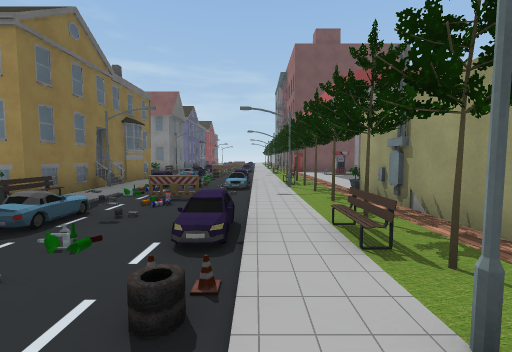
View 1 (above)

19 first-person views from a walk through a Unity game level. The camera is 1.4 m above the floor, tilts 4° down and sees 90° across. The floor is counted in squares, 2 m on a side. Each view is taken from the middle of a square. On the plan, view 1 faces up. The plan holds only what a view shows up to about 9 squares ahead; the rest is blank. The place goes on beyond the plan. The player character is not drawn. Some surface patterns are stand-ins.

View 2
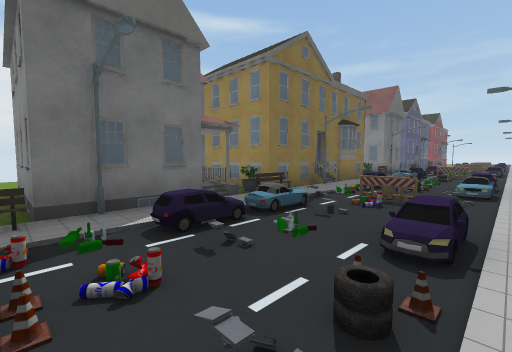

View 3
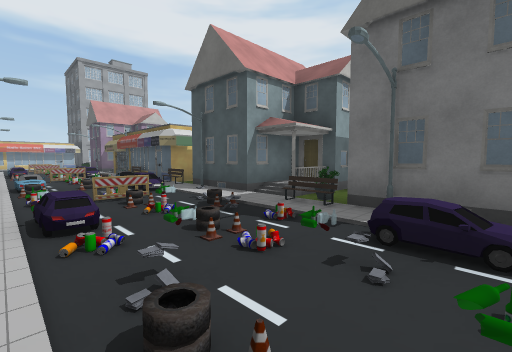

View 4
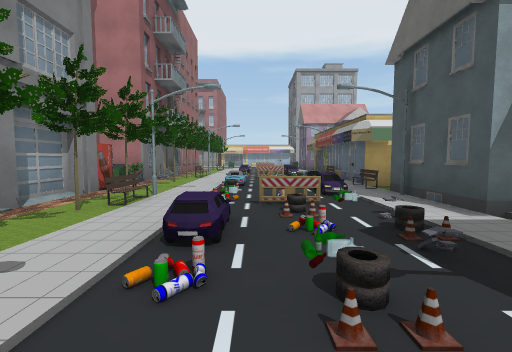

View 5
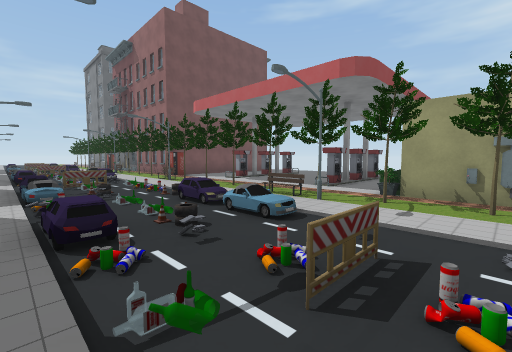

View 6
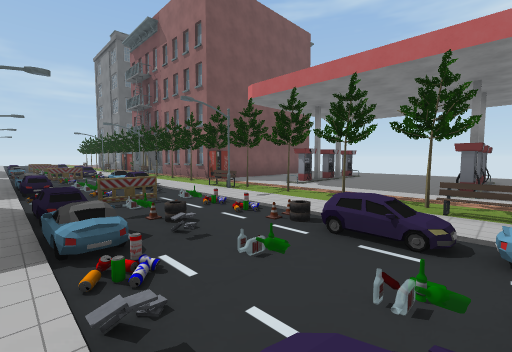

View 7
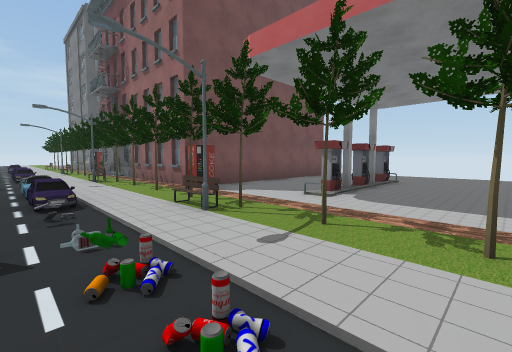

View 8
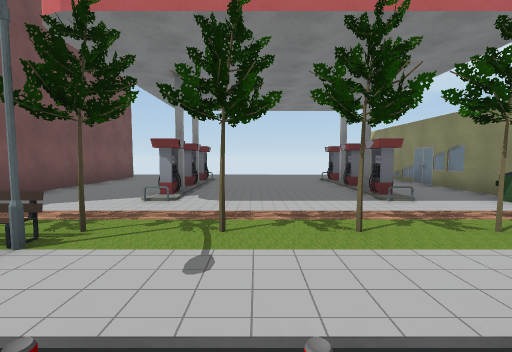

View 9
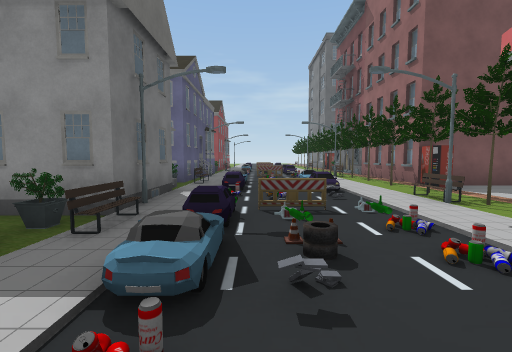

View 10
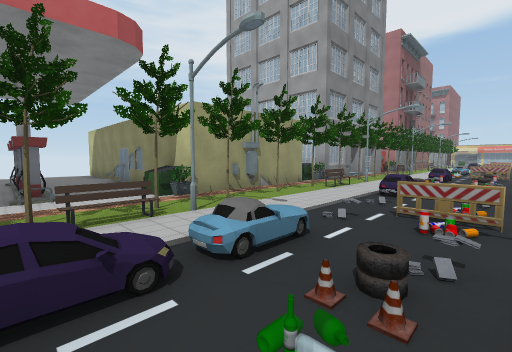

View 11
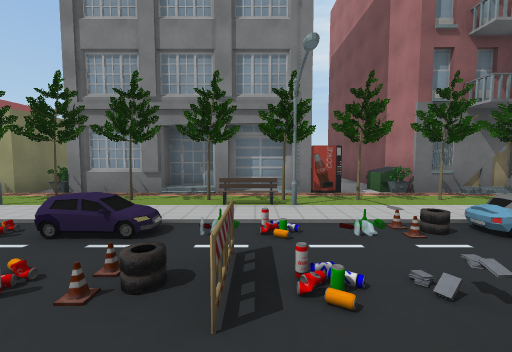

View 12
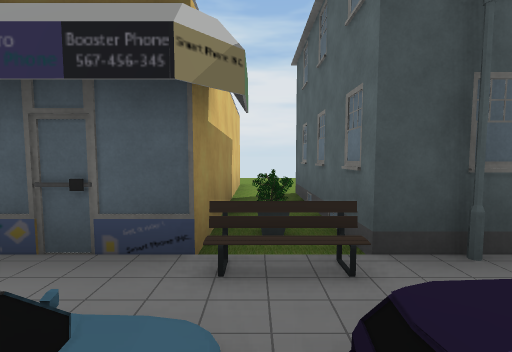

View 13
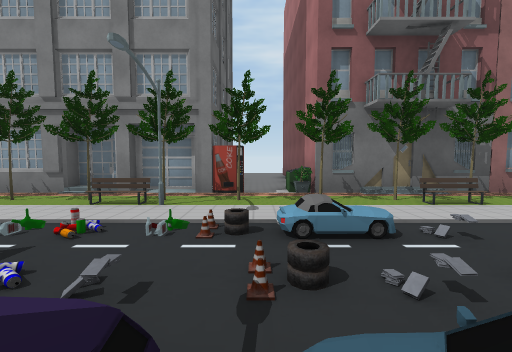

View 14
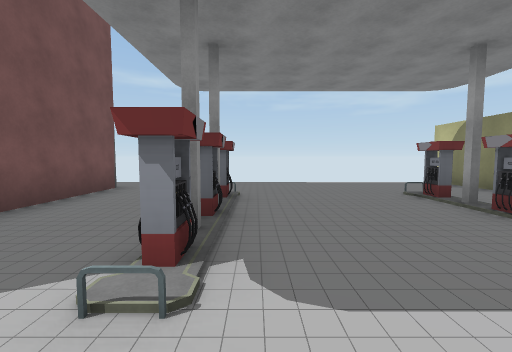

View 15
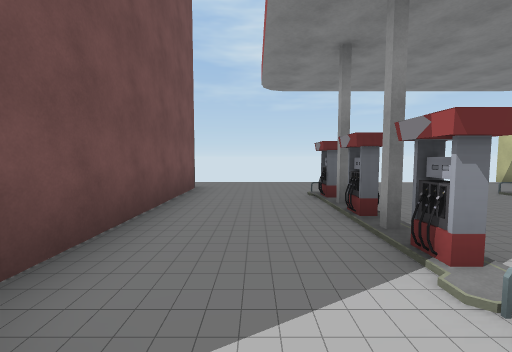

View 16
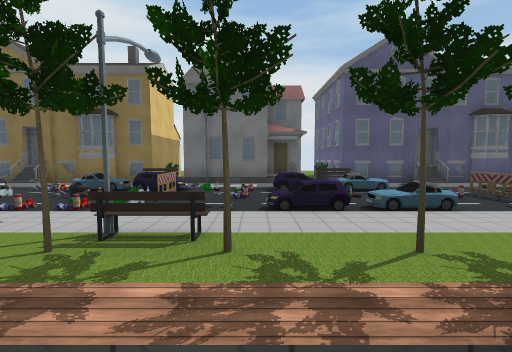

View 17
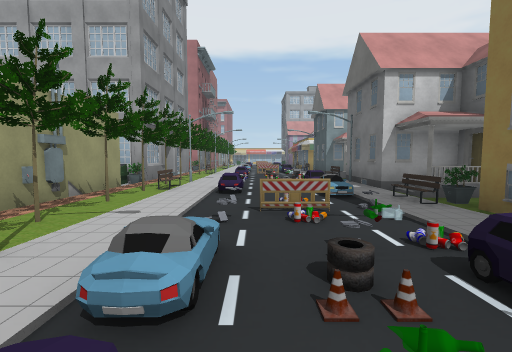

View 18
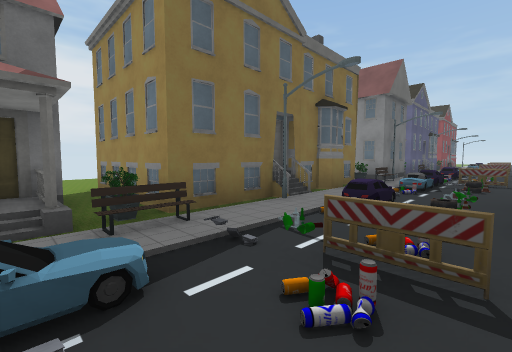

View 19
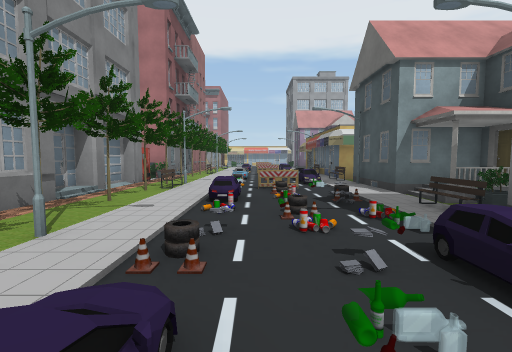

### Floor plan
Key: @ floor where view 1 was taken; # wall or solid block; x gap in a wall; . floor; / step, stairs or slope; O other object.
Columns run from 10 left of view 1 to 10 right of it. Each row starts with its distance up from view 1.
 17       OOOOO O
 16       #./..O#
 15      OO/O//O#######.
 14     #O//O.OO##......
 13     ###./..O........
 12      #O./.OOO.#x.#..
 11      #O/OO..........
 10     ##O/...O........
  9      ##/O..O........
  8       ./..OO..#x.#..
  7       O/OO/OO.......
  6       O././OOO......
  5 ...####.OO.O.########
  4 ......O///.O##
  3     #O//O.OO#
  2     ###////O###
  1       O.O.OOOO
  0     ..OO..@..
 -1     #O/...OO.#
 -2     ###//.OO.#
 -3     ###.OO.O.#
 -4 ...###OOO..OOO  O
 -5 ......O/...OO....
 -6   ##### OOOOOO###
 -7       # ...O#
 -8       # OO O#

Where each view was taken, in squares from view 1:
view 1: 0 up, 0 right, facing up
view 2: 0 up, 0 right, facing up-left
view 3: 2 up, 0 right, facing down-left
view 4: 1 up, 1 left, facing down
view 5: 4 up, 3 left, facing up-right
view 6: 7 up, 3 left, facing up-right
view 7: 9 up, 1 left, facing up-right
view 8: 10 up, 1 left, facing right
view 9: 8 up, 2 left, facing up
view 10: 8 up, 2 left, facing down-right
view 11: 3 down, 3 left, facing right
view 12: 5 down, 2 left, facing left
view 13: 5 down, 3 left, facing right
view 14: 11 up, 2 right, facing right
view 15: 13 up, 2 right, facing right
view 16: 13 up, 3 right, facing left
view 17: 8 up, 1 left, facing down
view 18: 3 up, 1 left, facing up-left
view 19: 3 up, 1 left, facing down
